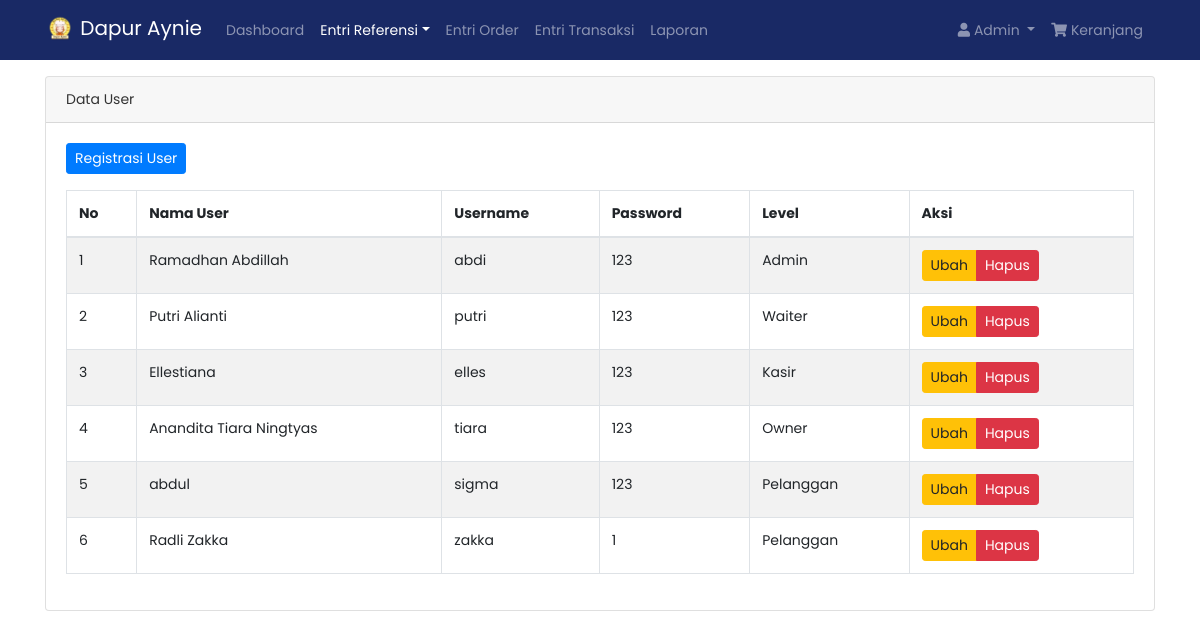
/dashboard/index.php?user (signed in), run on the app's committed database.
### tables this page shows
CREATE TABLE `tb_user` (
  `id_user` int(11) NOT NULL,
  `username` varchar(128) NOT NULL,
  `password` varchar(128) NOT NULL,
  `nama_user` varchar(128) NOT NULL,
  `id_level` int(1) NOT NULL
);

### dashboard/admin/data_user.php (the view, shortened to what this page needs)
<div class="container mt-3">
	<div class="card">
		<div class="card-header">
			Data User
		</div>
		<div class="card-body">
			<a href="index.php?registrasi"><button class="btn btn-primary btn-sm mb-3">Registrasi User</button></a>
			<table class="table table-bordered table-hover table-striped" id="tabel">
				<thead>
					<tr>
						<th>No</th>
						<th>Nama User</th>
						<th>Username</th>
						<th>Password</th>
						<th>Level</th>
						<?php if ($_SESSION['level'] == "Admin"): ?>
							<th>Aksi</th>
						<?php endif ?>
					</tr>
				</thead>
				<tbody>
					<?php
					$i = 1;
					$sql = mysqli_query($kon, "SELECT * FROM tb_user");
					while ($data = mysqli_fetch_array($sql)) : ?>
					<tr>
						<td><?= $i++; ?></td>
						<td><?= $data['nama_user'] ?></td>
						<td><?= $data['username'] ?></td>
						<td><?= $data['password'] ?></td>
						<?php
							if ($data['id_level']==1) {
								$level = "Admin";
							} elseif ($data['id_level']==2) {
								$level = "Waiter";
							} elseif ($data['id_level']==3) {
								$level = "Kasir";
							} elseif ($data['id_level']==4) {
								$level = "Owner";
							} else {
								$level = "Pelanggan";
							}
						?>
						<td><?= $level; ?></td>
						<?php if ($_SESSION['level'] == "Admin"): ?>
						<td>
							<div class="btn-group">
								<a href="index.php?ubah_user=<?= $data['id_user'] ?>" class="btn btn-sm btn-warning">Ubah</a>
								<a href="fungsi/hapusUser.php?id_user=<?= $data['id_user']; ?>" class="btn btn-danger btn-sm">Hapus</a>
							</div>
						</td>
					<?php endif; ?>
					</tr>
				<?php endwhile; ?>
				</tbody>
			</table>
		</div>
	</div>
</div>

### dashboard/assets/css/custom.css (style rules this page uses)
body { font-size: .875rem; font-family: 'Poppins', sans-serif; background-color: #fff; color: #333; }

### data on the page
tb_user: nama_user "Ramadhan Abdillah", username "abdi", password "123", id_level "Admin"
tb_user: nama_user "Putri Alianti", username "putri", password "123", id_level "Waiter"
tb_user: nama_user "Ellestiana", username "elles", password "123", id_level "Kasir"
tb_user: nama_user "Anandita Tiara Ningtyas", username "tiara", password "123", id_level "Owner"
tb_user: nama_user "abdul", username "sigma", password "123", id_level "Pelanggan"
tb_user: nama_user "Radli Zakka", username "zakka", password "1", id_level "Pelanggan"

### other printed values
$_SESSION['level'] "Admin"
